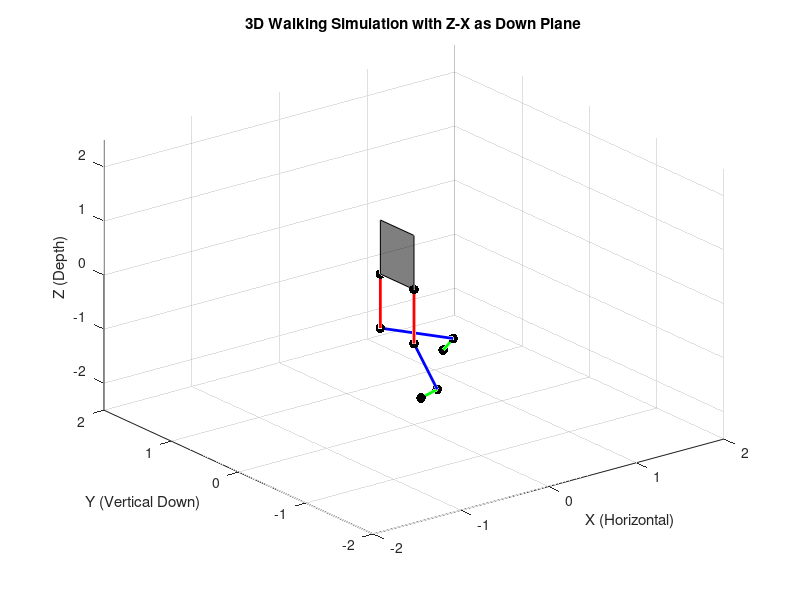
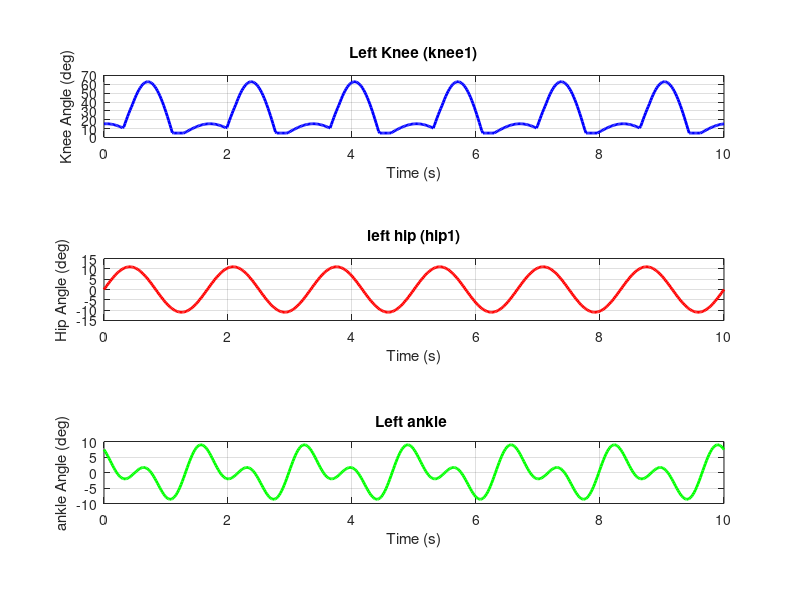

MATLAB code for these plots, in order:
clc;
close all
clear all
L_thigh = 1.0; % Length of the thigh link
L_shank = 1.0; % Length of the shank link
L_foot = 0.2;  % Length of the foot link
frequency_hip = 0.6; % Hip frequency in Hz
frequency_knee = 0.6; % Knee frequency in Hz
frequency_ankle = 1.2; % Ankle frequency in Hz
amplitude_hip = 1.1*pi /18; % Amplitude of hip oscillation 
amplitude_knee = 7*pi / 20; % Amplitude of knee oscillation 
amplitude_ankle = pi / 36; % Amplitude of ankle oscillation  
phase_offsets = [ 0, 13*pi / 20, 5*pi/6]; % Phase offsets for hip

t_sim = linspace(0, 10, 500); % Simulation time array
theta_hip1_log = zeros(size(t_sim));  % same size as time vector
theta_knee1_log = zeros(size(t_sim));  % same size as time vector
theta_ankle1_log = zeros(size(t_sim));  % same size as time vector

% Phase offset for the second leg (opposite phase for walking motion)
phase_offset_leg2 = pi;

% Initialize figure
figure;
hold on;
grid on;
xlim([-2, 2]);
zlim([-2.5, 2.5]); % Z-axis is now the "downward vertical" axis
ylim([-2, 2]); % X-axis range for the rectangle and legs
xlabel('X (Horizontal)');
ylabel('Y (Vertical Down)');
zlabel('Z (Depth)');
title('3D Walking Simulation with Z-X as Down Plane');
view(3); % Set 3D view

% Joint angle limits
hip_min = -30 * pi / 180; % -30 degrees
hip_max = 100 * pi / 180; % 100 degrees
knee_min = 5 * pi / 180; % 5 degrees
knee_max = 150 * pi / 180; % 150 degrees
ankle_min = -10 * pi / 180; % -10 degrees
ankle_max = 10 * pi / 180; % 10 degrees

% Simulation loop
for i = 1:length(t_sim)
    t = t_sim(i); % Current time step
 
    % First leg (leg 1) joint angles
    theta_hip1 = amplitude_hip * sin(2 * pi * frequency_hip * t + phase_offsets(1));
    theta_knee1 = -amplitude_knee * sin(2 * pi * frequency_knee * t + phase_offsets(2)) ;
    theta_ankle1 = amplitude_ankle * sin(2 * pi * frequency_ankle * t + phase_offsets(3))+(-2*amplitude_ankle/2) * sin(pi * frequency_ankle * t + phase_offsets(3) + pi*0.6);
    
    % Second leg (leg 2) joint angles with additional phase offset
    theta_hip2 = amplitude_hip * sin(2 * pi * frequency_hip * t + phase_offsets(1) + phase_offset_leg2);
    theta_knee2 = -amplitude_knee * sin(2 * pi * frequency_knee * t + phase_offsets(2) + phase_offset_leg2);
    theta_ankle2 = -amplitude_ankle * sin(2 * pi * frequency_ankle * t + phase_offsets(3) + phase_offset_leg2)+(-2*amplitude_ankle/3) * sin( pi * frequency_ankle * t+ phase_offset_leg2+ phase_offsets(3) + pi*0.6);

    % Clamp angles to valid ranges
    theta_hip1 = max(min(theta_hip1, hip_max), hip_min);
    theta_knee1 = max(min(theta_knee1, knee_max), knee_min)+max(min((-amplitude_knee/6) * sin(2 * pi * frequency_knee * t+ pi*1.45),knee_max), 0);
    theta_ankle1 = max(min(theta_ankle1, ankle_max), ankle_min);
    
    theta_hip2 = max(min(theta_hip2, hip_max), hip_min);
    theta_knee2 = max(min(theta_knee2, knee_max), knee_min)+max(min((-amplitude_knee/6) * sin(2 * pi * frequency_knee * t+ phase_offset_leg2+ pi*1.45),knee_max), 0);
    theta_ankle2 = max(min(theta_ankle2, ankle_max), ankle_min);
    
    % Forward kinematics for leg 1
    x_hip1 = 0; y_hip1 = 0; z_hip1 = 0; % Fixed hip joint
    x_knee1 = x_hip1 + L_thigh * sin(theta_hip1);
    z_knee1 = z_hip1 - L_thigh * cos(theta_hip1); % Z-axis is downward
    y_knee1 = y_hip1;
    x_ankle1 = x_knee1 + L_shank * sin(theta_hip1 + theta_knee1);
    z_ankle1 = z_knee1 - L_shank * cos(theta_hip1 + theta_knee1);
    y_ankle1 = y_knee1;
    x_foot1 = x_ankle1 - L_foot * cos(theta_hip1 + theta_knee1 + theta_ankle1);
    z_foot1 = z_ankle1 - L_foot * sin(theta_hip1 + theta_knee1 + theta_ankle1);
    y_foot1 = y_ankle1;
    
    % Forward kinematics for leg 2
    x_hip2 = 0; y_hip2 = 0.5; z_hip2 = 0; % Fixed hip joint with depth offset
    x_knee2 = x_hip2 + L_thigh * sin(theta_hip2);
    z_knee2 = z_hip2 - L_thigh * cos(theta_hip2);
    y_knee2 = y_hip2;
    x_ankle2 = x_knee2 + L_shank * sin(theta_hip2 + theta_knee2);
    z_ankle2 = z_knee2 - L_shank * cos(theta_hip2 + theta_knee2);
    y_ankle2 = y_knee2;
    x_foot2 = x_ankle2 - L_foot * cos(theta_hip2 + theta_knee2 + theta_ankle2);
    z_foot2 = z_ankle2 - L_foot * sin(theta_hip2 + theta_knee2 + theta_ankle2);
    y_foot2 = y_ankle2;

    theta_hip1_log(i) = rad2deg(theta_hip1);
    theta_knee1_log(i) = rad2deg(theta_knee1);
    theta_ankle1_log(i) = rad2deg(theta_ankle1);

    
    % Draw back rectangle connecting hips
    cla;
    fill3([x_hip1, x_hip2, x_hip2, x_hip1], ...
          [y_hip1, y_hip2, y_hip2, y_hip1], ...
          [-z_hip1, -z_hip2, -(z_hip2 - 1), -(z_hip1 - 1)], ...
          'k', 'FaceAlpha', 0.5); % Back rectangle

    % Plot Leg 1
    plot3([x_hip1, x_knee1], [y_hip1, y_knee1], [z_hip1, z_knee1], 'r-', 'LineWidth', 2);
    plot3([x_knee1, x_ankle1], [y_knee1, y_ankle1], [z_knee1, z_ankle1], 'b-', 'LineWidth', 2);
    plot3([x_ankle1, x_foot1], [y_ankle1, y_foot1], [z_ankle1, z_foot1], 'g-', 'LineWidth', 2);
    scatter3([x_hip1, x_knee1, x_ankle1, x_foot1], [y_hip1, y_knee1, y_ankle1, y_foot1], [z_hip1, z_knee1, z_ankle1, z_foot1], 50, 'k', 'filled');

    % Plot Leg 2
    plot3([x_hip2, x_knee2], [y_hip2, y_knee2], [z_hip2, z_knee2], 'r-', 'LineWidth', 2);
    plot3([x_knee2, x_ankle2], [y_knee2, y_ankle2], [z_knee2, z_ankle2], 'b-', 'LineWidth', 2);
    plot3([x_ankle2, x_foot2], [y_ankle2, y_foot2], [z_ankle2, z_foot2], 'g-', 'LineWidth', 2);
    scatter3([x_hip2, x_knee2, x_ankle2, x_foot2], [y_hip2, y_knee2, y_ankle2, y_foot2], [z_hip2, z_knee2, z_ankle2, z_foot2], 50, 'k', 'filled');

    pause(0.02);
end

% --- Plot Result ---
figure;
set(gcf, 'Position', [100, 100, 1200, 500]);  % Set figure size

% --- Subplot 1: Left Knee ---
subplot(3,1,1);
plot(t_sim, theta_knee1_log, 'b', 'LineWidth', 2);
xlabel('Time (s)');
ylabel('Knee Angle (deg)');
title('Left Knee (knee1)');
grid on;
pbaspect([10 1 1]);

% --- Subplot 2: left hip ---
subplot(3,1,2);
plot(t_sim, theta_hip1_log, 'r', 'LineWidth', 2);
xlabel('Time (s)');
ylabel('Hip Angle (deg)');
title('left hip (hip1)');
grid on;
pbaspect([10 1 1]);

% --- Subplot 3: Left ankle ---
subplot(3,1,3);
plot(t_sim, theta_ankle1_log, 'g', 'LineWidth', 2);
xlabel('Time (s)');
ylabel('ankle Angle (deg)');
title('Left ankle ');
grid on;
pbaspect([10 1 1]);